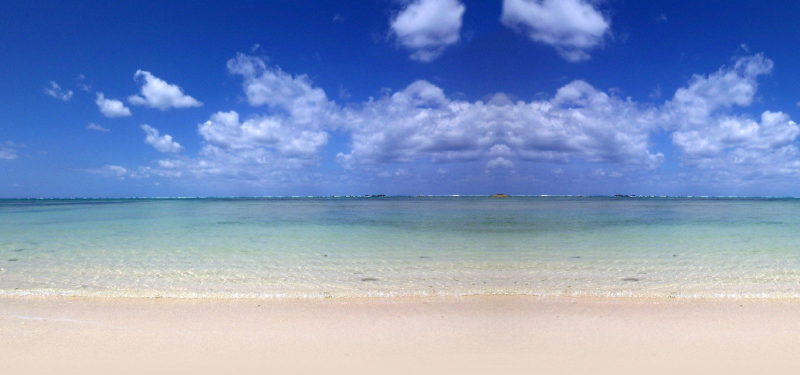
%> input picture Εργασία 2/CV_2-TRANSFORMATIONS/photos/beach.jpg, 1600 x 749 px (shown at 1/2 size)
$ octave exercise2.m   (GNU Octave 9; MATLAB toolbox functions it lacks are replaced by stand-ins)
%> lines starting %> are read from the running program, lines starting %| are printed output that depends on the picture
% Author : Marianthi Thodi
% AM : 1084576
% Year : 5th

addpath('transformations/');
disp('Hello, World!')
% PART 1 ---- play with functions

%  -------------  1.1 imread  ---------------------


beach = imread('CV_2-TRANSFORMATIONS/photos/beach.jpg');
%> beach is the input picture: size 749x1600x3 uint8; mean R, G, B 130.6, 151, 192.4
ball = imread('CV_2-TRANSFORMATIONS/photos/ball.jpg');
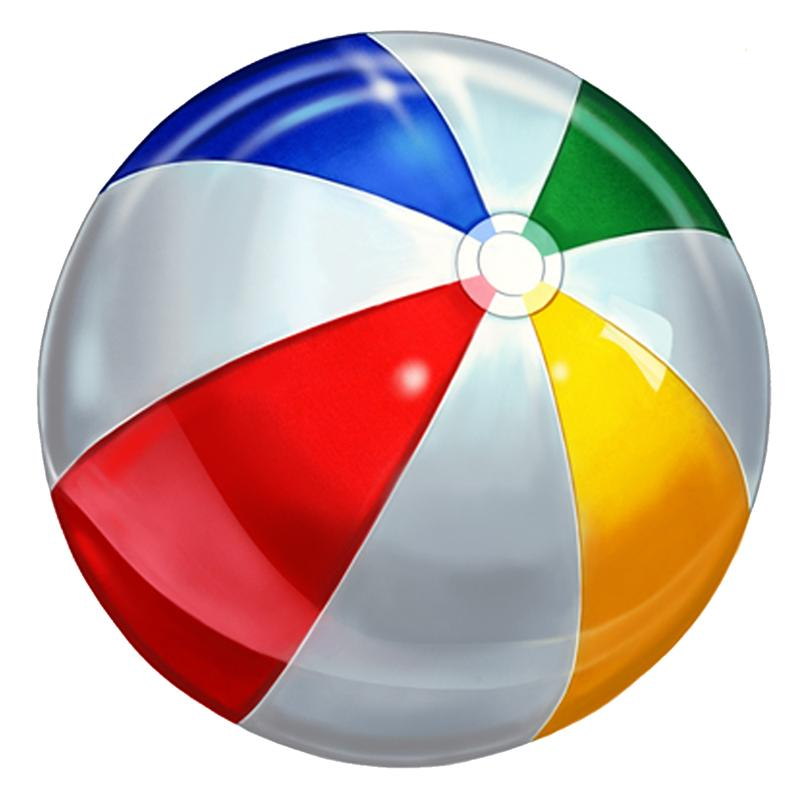
%> input picture Εργασία 2/CV_2-TRANSFORMATIONS/photos/ball.jpg, 800 x 800 px
%> ball is the input picture: size 800x800x3 uint8; mean R, G, B 201.9, 177.4, 171
windmillBack= imread('CV_2-TRANSFORMATIONS/photos/windmill_back.jpeg');
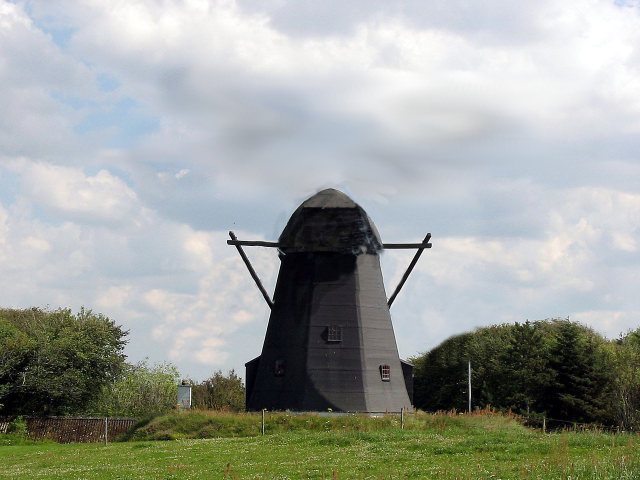
%> input picture Εργασία 2/CV_2-TRANSFORMATIONS/photos/windmill_back.jpeg, 1280 x 960 px (shown at 1/2 size)
%> windmillBack is the input picture: size 960x1280x3 uint8; mean R, G, B 158.2, 162.9, 156.8
pudding = imread('CV_2-TRANSFORMATIONS/photos/pudding.png');
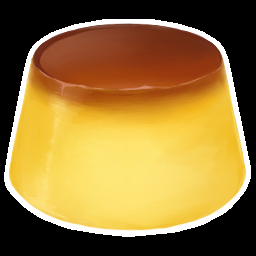
%> input picture Εργασία 2/CV_2-TRANSFORMATIONS/photos/pudding.png, 256 x 256 px
%> pudding is the input picture: size 256x256x3 uint8; mean R, G, B 148.5, 116.5, 55.3
windmill = imread('CV_2-TRANSFORMATIONS/photos/windmill.png');
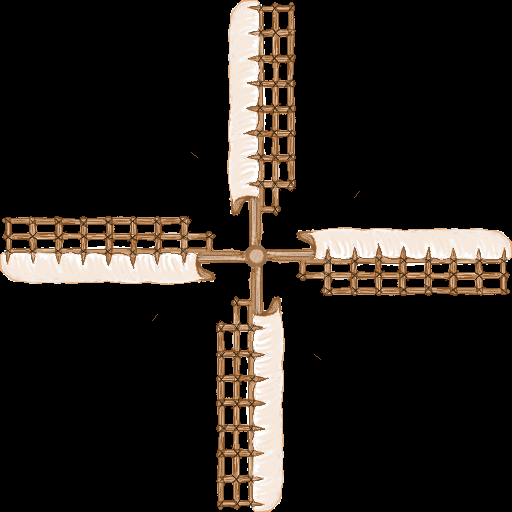
%> input picture Εργασία 2/CV_2-TRANSFORMATIONS/photos/windmill.png, 512 x 512 px
%> windmill is the input picture: size 512x512x3 uint8; mean R, G, B 37.1, 31.6, 26.7
mask = imread('CV_2-TRANSFORMATIONS/photos/windmill_mask.png');
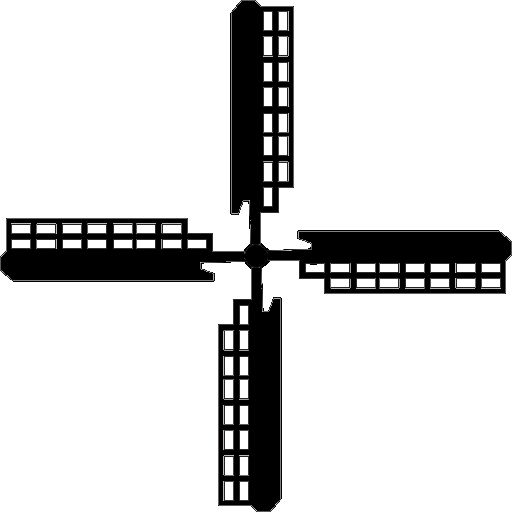
%> input picture Εργασία 2/CV_2-TRANSFORMATIONS/photos/windmill_mask.png, 512 x 512 px
%> mask is the input picture: size 512x512x3 uint8; mean R, G, B 213.6, 213.5, 213.5


% display image information
%> (the run ends here)
